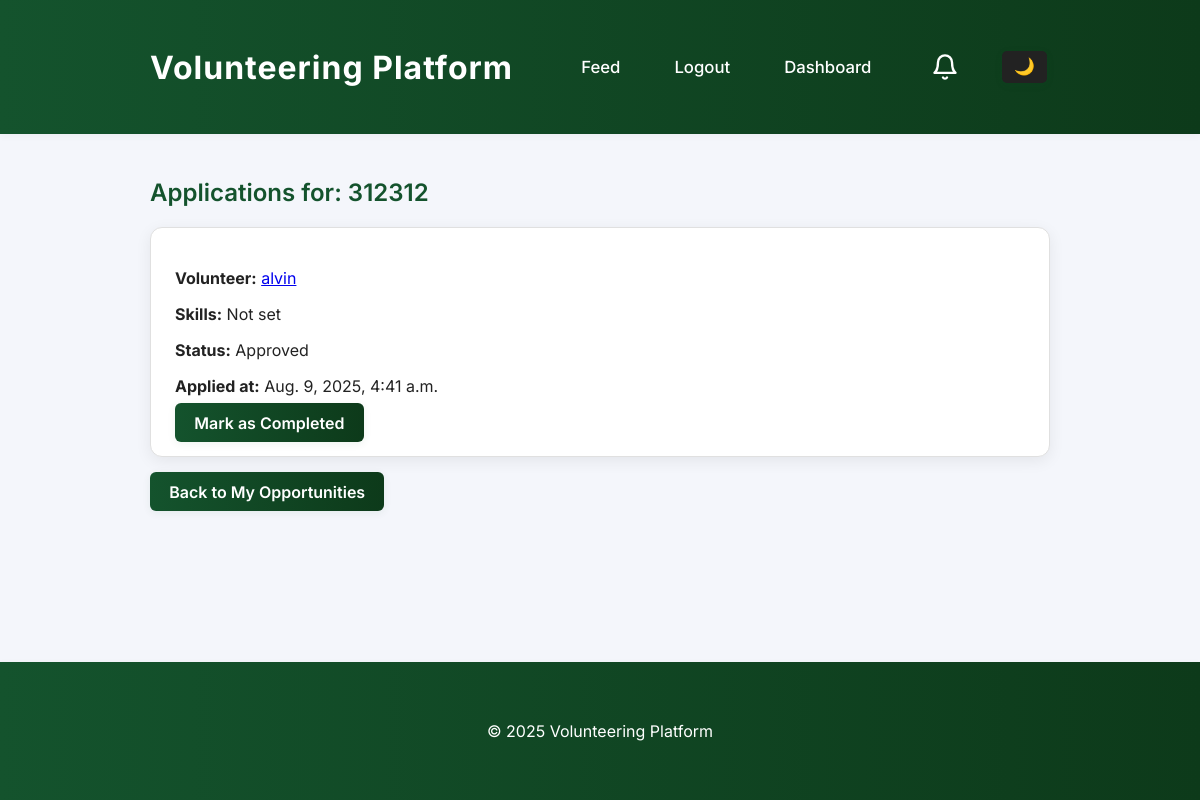
The app's page /feeds/manage_applications/2/ (signed in) with its own data.
### feeds/models.py (models this page shows, shortened)
class Opportunity(models.Model):
    ngo = models.ForeignKey(
        settings.AUTH_USER_MODEL,
        on_delete=models.CASCADE,
        limit_choices_to={"role": "ngo"},
    )
    title = models.CharField(max_length=200)
    description = models.TextField()
    location = models.CharField(max_length=255)
    start_date = models.DateField()
    end_date = models.DateField()
    skills_required = models.CharField(max_length=255, blank=True)
    created_at = models.DateTimeField(auto_now_add=True)

class Application(models.Model):
    volunteer = models.ForeignKey(
        settings.AUTH_USER_MODEL,
        on_delete=models.CASCADE,
        limit_choices_to={"role": "volunteer"},
    )
    opportunity = models.ForeignKey(
        Opportunity, on_delete=models.CASCADE, related_name="applications"
    )
    applied_at = models.DateTimeField(auto_now_add=True)
    status = models.CharField(
        max_length=20,
        choices=[
            ("pending", "Pending"),
            ("approved", "Approved"),
            ("rejected", "Rejected"),
            ("completed", "Completed"),
        ],
        default="pending",
    )
    completed_at = models.DateTimeField(null=True, blank=True)
    review = models.TextField(blank=True)
    review_rating = models.PositiveSmallIntegerField(null=True, blank=True)
    class Meta:
        unique_together = ("volunteer", "opportunity")  # prevent duplicate applications

### accounts/models.py (models this page shows, shortened)
class User(AbstractUser):
    ROLE_CHOICES = (
        ("volunteer", "Volunteer"),
        ("ngo", "NGO"),
        ("admin", "Admin"),
    )
    role = models.CharField(max_length=10, choices=ROLE_CHOICES, default="volunteer")
    skills = models.CharField(max_length=255, blank=True, help_text="Comma-separated skills (e.g. Python, Fundraising, Event Planning)")

### feeds/views.py (the view, shortened to what this page needs)
@login_required
def manage_applications(request, opportunity_id):
    if request.user.role != "ngo":
        return render(request, "403.html")
    opportunity = get_object_or_404(Opportunity, id=opportunity_id, ngo=request.user)
    applications = Application.objects.filter(opportunity=opportunity)
    return render(
        request,
        "feeds/manage_applications.html",
        {"opportunity": opportunity, "applications": applications},
    )

### accounts/views.py (called while the page is built)
def get_notification_count(request):
    if not request.user.is_authenticated:
        return {'notification_count': 0}
    count = 0
    if hasattr(request.user, 'role'):
        if request.user.role == 'ngo':
            from feeds.models import Application
            count = Application.objects.filter(opportunity__ngo=request.user, status='pending').count()
        elif request.user.role == 'admin':
            from .models import Report
            count = Report.objects.filter(handled=False).count()
    return {'notification_count': count}

### feeds/templatetags/bg_images.py (called while the page is built)
@register.simple_tag
def random_bg_image():
    img_dir = os.path.join(settings.STATIC_ROOT or settings.STATICFILES_DIRS[0], 'img')
    try:
        files = [f for f in os.listdir(img_dir) if f.lower().endswith(('.jpg', '.jpeg', '.png', '.webp', '.gif'))]
    except Exception:
        files = []
    import random
    if files:
        return 'img/' + random.choice(files)
    return ''

### feeds/templates/feeds/manage_applications.html (shortened to what this page needs)
{% extends "base.html" %}
{% block content %}
<h2>Applications for: {{ opportunity.title }}</h2>
{% for app in applications %}
  <div class="application-card">
    <p><strong>Volunteer:</strong> <a href="{% url 'user_profile' app.volunteer.id %}">{{ app.volunteer.username }}</a></p>
    <p><strong>Skills:</strong> {{ app.volunteer.skills|default:'Not set' }}</p>
    <p><strong>Status:</strong> {{ app.get_status_display }}</p>
    <p><strong>Applied at:</strong> {{ app.applied_at }}</p>
    {% if app.status == 'pending' %}
      <form method="post" style="display:inline;">
        {% csrf_token %}
        <input type="hidden" name="app_id" value="{{ app.id }}">
        <button class="btn" type="submit" name="action" value="approve">Approve</button>
        <button class="btn" type="submit" name="action" value="reject">Reject</button>
      </form>
      <a class="btn" href="{% url 'mark_application_completed' app.id %}">Mark as Completed</a>
    {% elif app.status == 'approved' %}
      <a class="btn" href="{% url 'mark_application_completed' app.id %}">Mark as Completed</a>
    {% elif app.status == 'completed' and not app.review %}
      <a class="btn" href="{% url 'review_application' app.id %}">Leave Review</a>
    {% elif app.status == 'completed' and app.review %}
      <span>Reviewed</span>
    {% endif %}
  </div>
{% empty %}
  <p>No applications yet.</p>
{% endfor %}
<a class="btn" href="{% url 'ngo_opportunities' %}">Back to My Opportunities</a>
{% endblock %}

### static/css/style.css (style rules this page uses)
:root { --main-green: #14532d; --main-green-dark: #0d3a1a; --main-green-light: #22c55e; }
body { font-family: 'Inter', Arial, sans-serif; margin: 0; padding: 0; background-color: #f4f6fb; color: #222; transition: background 0.3s, color 0.3s; }
.opportunity-card, .application-card { background: #fff; border-radius: 12px; padding: 1.5em; margin-bottom: 1.5em; box-shadow: 0 4px 16px rgba(0,0,0,0.07); border: 1px solid #e0e0e0; transition: box-shadow 0.2s, background 0.3s, color 0.3s; min-width: 100%; width: 100%; box-sizing: border-box; display: block; }
@media (min-width: 700px) { .opportunity-card, .application-card { min-width: 900px; max-width: 100%; margin-left: auto; margin-right: auto; } }
button, .btn { background: linear-gradient(90deg, var(--main-green) 0%, var(--main-green-dark) 100%); color: #fff; border: none; border-radius: 6px; padding: 0.6em 1.2em; font-size: 1em; font-weight: 600; cursor: pointer; margin: 0.2em 0.2em 0.2em 0; transition: background 0.2s, box-shadow 0.2s; box-shadow: 0 2px 8px rgba(20,83,45,0.07); text-decoration: none; }
h1, h2, h3 { font-weight: 600; color: var(--main-green); margin-top: 0.5em; transition: color 0.3s; }

### templates/base.html (style rules this page uses)
html, body { height: 100%; }
body { min-height: 100vh; display: flex; flex-direction: column; }

### records on screen
Opportunity: title "312312"
Application: volunteer.username "alvin", volunteer.skills "Not set", status "Approved", applied_at "Aug. 9, 2025, 4:41 a.m.", shows "Mark as Completed"
